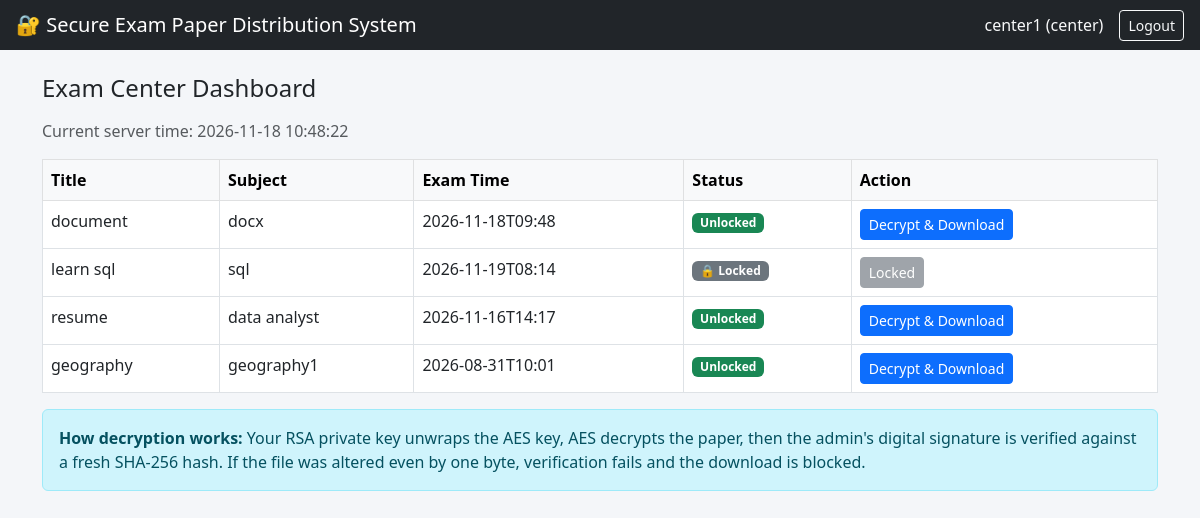
Page /center/dashboard (signed in) on the committed database.
### tables this page shows
CREATE TABLE papers (
            id INTEGER PRIMARY KEY AUTOINCREMENT,
            title TEXT NOT NULL,
            subject TEXT NOT NULL,
            original_filename TEXT NOT NULL,
            enc_file_path TEXT NOT NULL,     -- path to AES-encrypted PDF on disk
            aes_key_enc BLOB NOT NULL,       -- AES key, RSA-encrypted with center's public key
            nonce BLOB NOT NULL,             -- AES-EAX nonce
            tag BLOB NOT NULL,               -- AES-EAX authentication tag
            signature BLOB NOT NULL,         -- RSA signature of SHA-256 hash (by admin)
            sha256_hash TEXT NOT NULL,       -- hex digest, stored for display/reference
            exam_datetime TEXT NOT NULL,     -- paper cannot be decrypted before this
            uploaded_by TEXT NOT NULL,
            center_username TEXT NOT NULL,
            uploaded_at TEXT NOT NULL
        );

### app.py (the view)
@app.route("/center/dashboard")
def center_dashboard():
    if session.get("role") != "center":
        return redirect(url_for("login"))
    conn = get_db()
    papers = conn.execute(
        "SELECT * FROM papers WHERE center_username = ? ORDER BY id DESC",
        (session["username"],)
    ).fetchall()
    conn.close()
    now = datetime.now()
    paper_status = []
    for p in papers:
        exam_time = datetime.fromisoformat(p["exam_datetime"])
        unlocked = now >= exam_time
        paper_status.append((p, unlocked, exam_time))
    return render_template("center_dashboard.html", paper_status=paper_status, now=now)

### database.py (called while the page is built)
def get_db():
    conn = sqlite3.connect(DB_PATH)
    conn.row_factory = sqlite3.Row
    return conn

### templates/center_dashboard.html
{% extends "base.html" %}
{% block content %}
<h4 class="mb-3">Exam Center Dashboard</h4>
<p class="text-muted">Current server time: {{ now.strftime('%Y-%m-%d %H:%M:%S') }}</p>
<table class="table table-bordered bg-white">
    <thead class="table-light">
        <tr>
            <th>Title</th><th>Subject</th><th>Exam Time</th><th>Status</th><th>Action</th>
        </tr>
    </thead>
    <tbody>
    {% for p, unlocked, exam_time in paper_status %}
        <tr>
            <td>{{ p.title }}</td>
            <td>{{ p.subject }}</td>
            <td>{{ p.exam_datetime }}</td>
            <td>
                {% if unlocked %}
                    <span class="badge bg-success">Unlocked</span>
                {% else %}
                    <span class="badge bg-secondary">🔒 Locked</span>
                {% endif %}
            </td>
            <td>
                {% if unlocked %}
                <a href="{{ url_for('center_decrypt', paper_id=p.id) }}" class="btn btn-sm btn-primary">
                    Decrypt &amp; Download
                </a>
                {% else %}
                <button class="btn btn-sm btn-secondary" disabled>Locked</button>
                {% endif %}
            </td>
        </tr>
    {% else %}
        <tr><td colspan="5" class="text-center text-muted">No papers assigned yet.</td></tr>
    {% endfor %}
    </tbody>
</table>
<div class="alert alert-info mt-3">
    <strong>How decryption works:</strong> Your RSA private key unwraps the AES key,
    AES decrypts the paper, then the admin's digital signature is verified against
    a fresh SHA-256 hash. If the file was altered even by one byte, verification fails
    and the download is blocked.
</div>
{% endblock %}

### static/style.css (style rules this page uses)
body { background-color: #f4f6f9; }

### rows in the picture
papers: title "document", subject "docx", exam_datetime "2026-11-18T09:48", shows "Unlocked"
papers: title "learn sql", subject "sql", exam_datetime "2026-11-19T08:14", shows "🔒 Locked"
papers: title "resume", subject "data analyst", exam_datetime "2026-11-16T14:17", shows "Unlocked"
papers: title "geography", subject "geography1", exam_datetime "2026-08-31T10:01", shows "Unlocked"

### other values in the picture
{{ session.username }} "center1"
{{ session.role }} "center"
